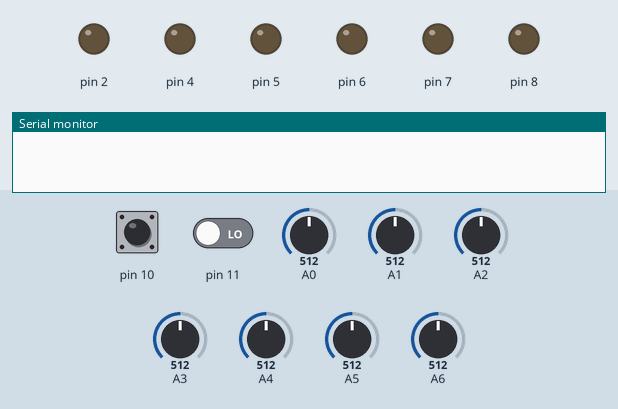
Simulated run of this sketch. Board: Arduino Uno, built with avr-gcc and run on an emulated ATmega328P. Shown: output pins drawn as LEDs (lit = HIGH), the last lines printed to the serial monitor. The inputs (shaded band) are chosen by the test bench; at power-on: pin 10 LOW, A0 = 512, A1 = 512, A2 = 512, A3 = 512, pin 11 LOW, A4 = 512, A5 = 512, A6 = 512.

Above: at 1.2 s.
1.3 s: pin 10 pulsed HIGH 2 times (0.12 s each, 0.3 s apart)
At 3.9 s:
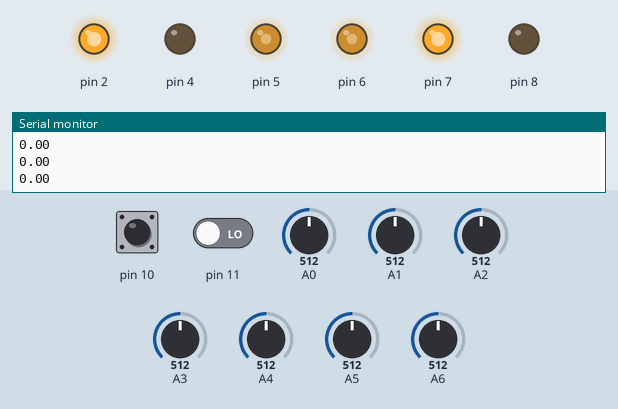
4.8 s: A0 set to 992
At 5.5 s:
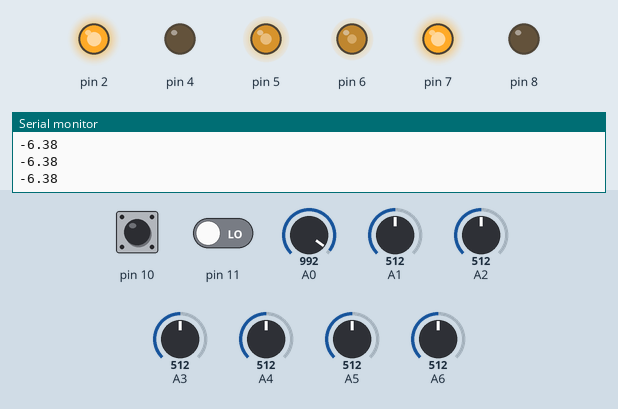
6.3 s: A0 set to 30
At 7.5 s:
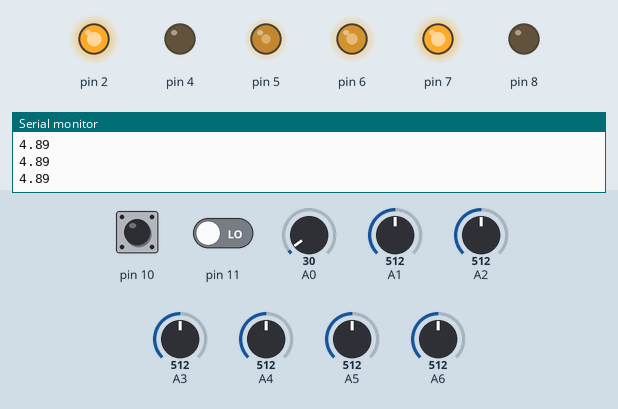
7.8 s: A1 set to 716
At 9.0 s:
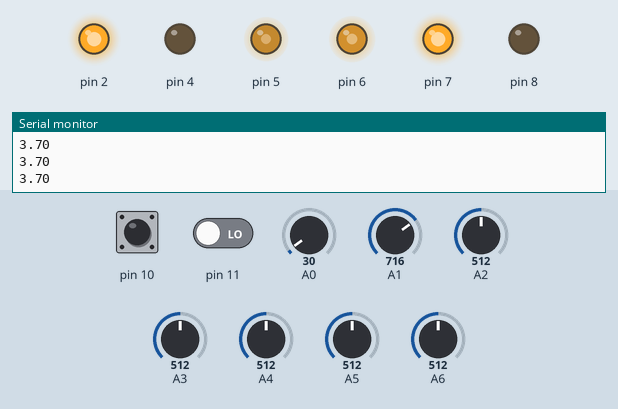
9.3 s: A2 set to 716
At 10.1 s:
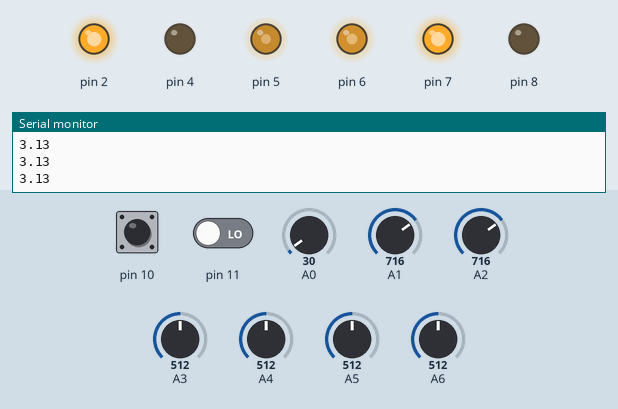
10.8 s: A3 set to 716
At 11.1 s:
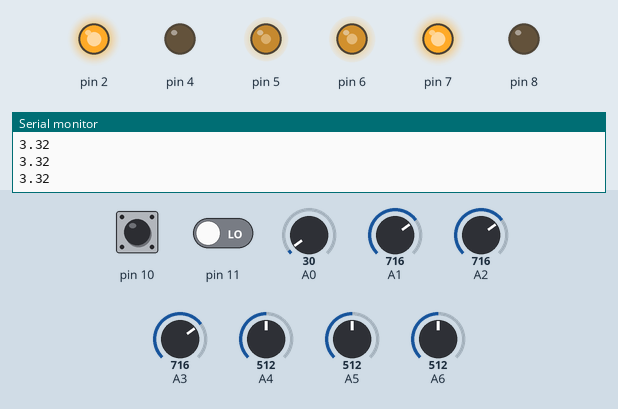
Timing chart, 0 to 13.3 s (numbered marks = the images above; inputs shaded):
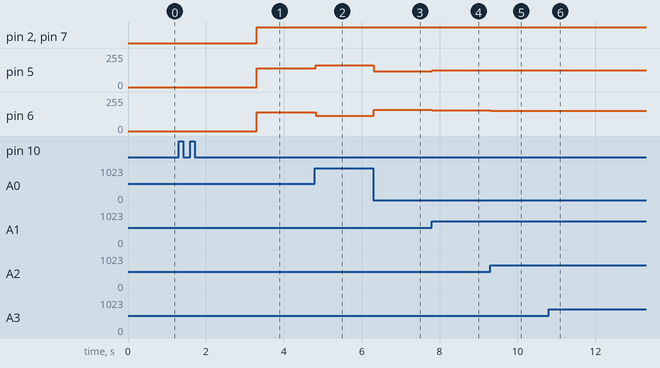

Measured:
- after the input at 1.3 s, pin 2, pin 7: LOW → HIGH after 2.0 s; pin 5, pin 6: 0/255 → 140/255 after 2.0 s
- after the input at 4.8 s, pin 5: 140/255 → 165/255 at once; pin 6: 140/255 → 114/255 at once
- after the input at 6.3 s, pin 5: 165/255 → 120/255 at once; pin 6: 114/255 → 159/255 at once
- after the input at 7.8 s, pin 5: 120/255 → 125/255 at once; pin 6: 159/255 → 154/255 at once
- after the input at 9.3 s, pin 5: 125/255 → 127/255 at once; pin 6: 154/255 → 152/255 at once
- after the input at 10.8 s, pin 5: 127/255 → 126/255 at once; pin 6: 152/255 → 153/255 at once

The sketch:

Lamb_Code.ino
```cpp
//VARIABLES::::

float Kp=4,Ki=23,Kd=1.2;
float P=0, I=0, D=0, PID_value=0;
float num=0,error=0,denom=0;
float previous_error=0, previous_I=0;
int sensor[7]={0,0,0,0,0,0,0},val[7]={0,0,0,0,0,0,0},smin[7]={1024,1024,1024,1024,1024,1024,1024},smax[7]={0,0,0,0,0,0,0};
float weight[7]={-41.25,-27.5,-13.75,0,13.75,27.5,41.25};
int rmspeed,lmspeed,imspeed=140;

//FUNCTIONS::::
void calibrate_sensor(void);
void read_sensor_values(void);
void find_error(void);
void calculate_pid(void);
void motor_control(void);

void setup()
{
 pinMode(5,OUTPUT);
 pinMode(6,OUTPUT);
 pinMode(2,OUTPUT);
 pinMode(4,OUTPUT);
 pinMode(7,OUTPUT);
 pinMode(8,OUTPUT);
 Serial.begin(9600);
 digitalWrite(9,HIGH);
}

void loop() {
  if(digitalRead(11)){
    calibrate_sensor();
    }

  if(digitalRead(10)){
    delay(2000);
    while(digitalRead(10)==0){
      read_sensor_values();
    /*Serial.print(val[0]);
    Serial.print(" ");
    Serial.print(val[1]);
    Serial.print(" ");
    Serial.print(val[2]);
    Serial.print(" ");
    Serial.print(val[3]);
    Serial.print(" ");
    Serial.print(val[4]);
    Serial.print(" ");
    Serial.print(val[5]);
    Serial.print(" ");
    Serial.print(val[6]);
    Serial.println();*/
      find_error();
      Serial.println(error);
   /* Serial.print(num);
    Serial.print("      ");
    Serial.print(denom);
    Serial.println();*/
      calculate_pid();
     //Serial.print(PID_value);
     //Serial.println();
      motor_control();
     }
   }

}
void calibrate_sensor(){
   int tim=millis();
   int temp,sec=0,actim,k;
   digitalWrite(13,HIGH);
   while(sec<=5000){
      actim=millis();
      sec=actim-tim;
      for(int k=0;k<7;k++){
          temp=analogRead(k);
          smin[k]=min(temp,smin[k]);
          smax[k]=max(temp,smax[k]);
      }
   }
   digitalWrite(13,LOW);
   return;
}


void read_sensor_values(){
  for(int i=0;i<7;i++){
    sensor[i]=analogRead(i);
  }
  for(int i=0;i<7;i++){
    val[i]=map(sensor[i],smin[i],smax[i],0,1024);
  }
  for(int i=0;i<7;i++){
    val[i]=constrain(val[i],0,1023);
  }


  return;
}
void find_error(){
    denom=0;
    num=(weight[0]*(val[6]-val[0]))+(weight[1]*(val[5]-val[1]))+(weight[2]*(val[4]-val[2]));
    denom=val[0]+val[1]+val[2]+val[3]+val[4]+val[5]+val[6];

    error=num/denom;
    return;
}
void calculate_pid(){
    P = error;
    I = I + previous_I;
    D = error-previous_error;

    PID_value = (Kp*P) + (Ki*I) + (Kd*D);

    previous_I=I;
    previous_error=error;
    return;
}
void motor_control(){
  int lmspeed = imspeed-PID_value;
  int rmspeed = imspeed+PID_value;

  constrain(lmspeed,0,255);
  constrain(rmspeed,0,255);

  analogWrite(5,lmspeed);
  analogWrite(6,rmspeed);

  digitalWrite(2,HIGH);
  digitalWrite(4,LOW);
  digitalWrite(8,LOW);
  digitalWrite(7,HIGH);

}
```
